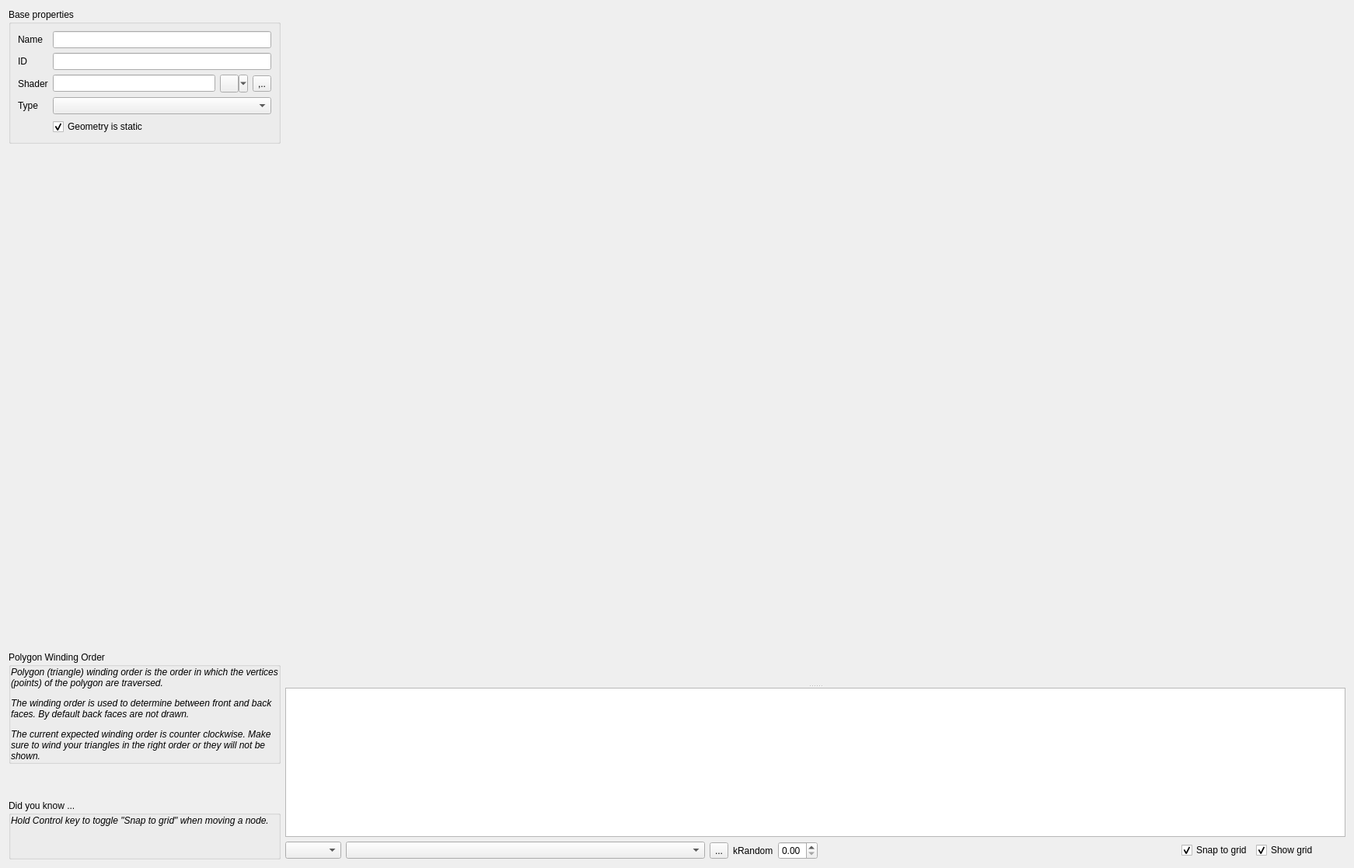
<?xml version="1.0" encoding="UTF-8"?>
<ui version="4.0">
 <class>ShapeWidget</class>
 <widget class="QWidget" name="ShapeWidget">
  <property name="geometry">
   <rect>
    <x>0</x>
    <y>0</y>
    <width>1742</width>
    <height>1117</height>
   </rect>
  </property>
  <property name="windowTitle">
   <string>Shape</string>
  </property>
  <property name="windowIcon">
   <iconset resource="../resource/resource.qrc">
    <normaloff>:/16x16_ico_png/polygon.png</normaloff>:/16x16_ico_png/polygon.png</iconset>
  </property>
  <layout class="QHBoxLayout" name="horizontalLayout_2">
   <item>
    <layout class="QVBoxLayout" name="verticalLayout">
     <item>
      <widget class="QGroupBox" name="baseProperties">
       <property name="sizePolicy">
        <sizepolicy hsizetype="Preferred" vsizetype="Preferred">
         <horstretch>0</horstretch>
         <verstretch>0</verstretch>
        </sizepolicy>
       </property>
       <property name="minimumSize">
        <size>
         <width>350</width>
         <height>0</height>
        </size>
       </property>
       <property name="maximumSize">
        <size>
         <width>350</width>
         <height>16777215</height>
        </size>
       </property>
       <property name="title">
        <string>Base properties</string>
       </property>
       <property name="flat">
        <bool>true</bool>
       </property>
       <layout class="QVBoxLayout" name="verticalLayout_6">
        <item>
         <layout class="QGridLayout" name="gridLayout">
          <item row="5" column="1">
           <widget class="QCheckBox" name="staticInstance">
            <property name="text">
             <string>Geometry is static</string>
            </property>
            <property name="checked">
             <bool>true</bool>
            </property>
           </widget>
          </item>
          <item row="2" column="1">
           <widget class="QLineEdit" name="ID">
            <property name="sizePolicy">
             <sizepolicy hsizetype="Preferred" vsizetype="Fixed">
              <horstretch>0</horstretch>
              <verstretch>0</verstretch>
             </sizepolicy>
            </property>
            <property name="readOnly">
             <bool>true</bool>
            </property>
           </widget>
          </item>
          <item row="0" column="1">
           <widget class="QLineEdit" name="name">
            <property name="sizePolicy">
             <sizepolicy hsizetype="Preferred" vsizetype="Fixed">
              <horstretch>0</horstretch>
              <verstretch>0</verstretch>
             </sizepolicy>
            </property>
           </widget>
          </item>
          <item row="0" column="0">
           <widget class="QLabel" name="label_28">
            <property name="sizePolicy">
             <sizepolicy hsizetype="Maximum" vsizetype="Preferred">
              <horstretch>0</horstretch>
              <verstretch>0</verstretch>
             </sizepolicy>
            </property>
            <property name="text">
             <string>Name</string>
            </property>
           </widget>
          </item>
          <item row="3" column="1">
           <layout class="QHBoxLayout" name="horizontalLayout_9">
            <item>
             <widget class="QLineEdit" name="shaderFile">
              <property name="readOnly">
               <bool>true</bool>
              </property>
             </widget>
            </item>
            <item>
             <widget class="QToolButton" name="btnAddShader">
              <property name="text">
               <string/>
              </property>
              <property name="icon">
               <iconset resource="../resource/resource.qrc">
                <normaloff>:/16x16_ico_png/add.png</normaloff>:/16x16_ico_png/add.png</iconset>
              </property>
              <property name="popupMode">
               <enum>QToolButton::MenuButtonPopup</enum>
              </property>
              <property name="toolButtonStyle">
               <enum>Qt::ToolButtonIconOnly</enum>
              </property>
              <property name="arrowType">
               <enum>Qt::NoArrow</enum>
              </property>
             </widget>
            </item>
            <item>
             <widget class="QToolButton" name="btnResetShader">
              <property name="enabled">
               <bool>true</bool>
              </property>
              <property name="toolTip">
               <string>Reset shader source to nothing</string>
              </property>
              <property name="text">
               <string>,..</string>
              </property>
              <property name="icon">
               <iconset resource="../resource/resource.qrc">
                <normaloff>:/16x16_ico_png/reset.png</normaloff>:/16x16_ico_png/reset.png</iconset>
              </property>
              <property name="autoRaise">
               <bool>false</bool>
              </property>
              <property name="arrowType">
               <enum>Qt::NoArrow</enum>
              </property>
             </widget>
            </item>
           </layout>
          </item>
          <item row="2" column="0">
           <widget class="QLabel" name="label_30">
            <property name="text">
             <string>ID</string>
            </property>
           </widget>
          </item>
          <item row="3" column="0">
           <widget class="QLabel" name="label_16">
            <property name="text">
             <string>Shader</string>
            </property>
           </widget>
          </item>
          <item row="4" column="0">
           <widget class="QLabel" name="label">
            <property name="text">
             <string>Type</string>
            </property>
           </widget>
          </item>
          <item row="4" column="1">
           <widget class="QComboBox" name="cmbMeshType"/>
          </item>
         </layout>
        </item>
       </layout>
      </widget>
     </item>
     <item>
      <spacer name="verticalSpacer">
       <property name="orientation">
        <enum>Qt::Vertical</enum>
       </property>
       <property name="sizeHint" stdset="0">
        <size>
         <width>20</width>
         <height>40</height>
        </size>
       </property>
      </spacer>
     </item>
     <item>
      <widget class="QGroupBox" name="help_2">
       <property name="sizePolicy">
        <sizepolicy hsizetype="Preferred" vsizetype="Preferred">
         <horstretch>0</horstretch>
         <verstretch>0</verstretch>
        </sizepolicy>
       </property>
       <property name="title">
        <string>Polygon Winding Order</string>
       </property>
       <property name="flat">
        <bool>true</bool>
       </property>
       <layout class="QVBoxLayout" name="verticalLayout_4">
        <property name="leftMargin">
         <number>0</number>
        </property>
        <property name="topMargin">
         <number>0</number>
        </property>
        <property name="rightMargin">
         <number>0</number>
        </property>
        <property name="bottomMargin">
         <number>0</number>
        </property>
        <item>
         <widget class="QLabel" name="lblHelp">
          <property name="text">
           <string>&lt;html&gt;&lt;head/&gt;&lt;body&gt;&lt;p&gt;&lt;span style=&quot; font-style:italic;&quot;&gt;Polygon (triangle) winding order is the order in which the vertices (points) of the polygon are traversed.&lt;/span&gt;&lt;/p&gt;&lt;p&gt;&lt;span style=&quot; font-style:italic;&quot;&gt;The winding order is used to determine between front and back faces. By default back faces are not drawn.&lt;/span&gt;&lt;/p&gt;&lt;p&gt;&lt;span style=&quot; font-style:italic;&quot;&gt;The current expected winding order is counter clockwise. Make sure to wind your triangles in the right order or they will not be shown.&lt;/span&gt;&lt;/p&gt;&lt;/body&gt;&lt;/html&gt;</string>
          </property>
          <property name="textFormat">
           <enum>Qt::AutoText</enum>
          </property>
          <property name="scaledContents">
           <bool>false</bool>
          </property>
          <property name="wordWrap">
           <bool>true</bool>
          </property>
          <property name="margin">
           <number>10</number>
          </property>
         </widget>
        </item>
       </layout>
      </widget>
     </item>
     <item>
      <spacer name="verticalSpacer_2">
       <property name="orientation">
        <enum>Qt::Vertical</enum>
       </property>
       <property name="sizeType">
        <enum>QSizePolicy::Maximum</enum>
       </property>
       <property name="sizeHint" stdset="0">
        <size>
         <width>20</width>
         <height>40</height>
        </size>
       </property>
      </spacer>
     </item>
     <item>
      <widget class="QGroupBox" name="help">
       <property name="title">
        <string>Did you know ...</string>
       </property>
       <property name="flat">
        <bool>true</bool>
       </property>
       <layout class="QVBoxLayout" name="verticalLayout_7">
        <property name="leftMargin">
         <number>0</number>
        </property>
        <property name="topMargin">
         <number>0</number>
        </property>
        <property name="rightMargin">
         <number>0</number>
        </property>
        <property name="bottomMargin">
         <number>0</number>
        </property>
        <item>
         <widget class="QLabel" name="lblHelp_2">
          <property name="text">
           <string>&lt;html&gt;&lt;head/&gt;&lt;body&gt;&lt;p&gt;&lt;span style=&quot; font-style:italic;&quot;&gt;Hold Control key to toggle &amp;quot;Snap to grid&amp;quot; when moving a node.&lt;/span&gt;&lt;/p&gt;&lt;p&gt;&lt;br/&gt;&lt;/p&gt;&lt;/body&gt;&lt;/html&gt;</string>
          </property>
          <property name="textFormat">
           <enum>Qt::AutoText</enum>
          </property>
          <property name="scaledContents">
           <bool>false</bool>
          </property>
          <property name="wordWrap">
           <bool>true</bool>
          </property>
          <property name="margin">
           <number>10</number>
          </property>
         </widget>
        </item>
       </layout>
      </widget>
     </item>
    </layout>
   </item>
   <item>
    <layout class="QVBoxLayout" name="verticalLayout_2">
     <item>
      <widget class="QSplitter" name="splitter">
       <property name="sizePolicy">
        <sizepolicy hsizetype="Preferred" vsizetype="Expanding">
         <horstretch>0</horstretch>
         <verstretch>0</verstretch>
        </sizepolicy>
       </property>
       <property name="orientation">
        <enum>Qt::Vertical</enum>
       </property>
       <widget class="gui::GfxWidget" name="widget">
        <property name="sizePolicy">
         <sizepolicy hsizetype="MinimumExpanding" vsizetype="MinimumExpanding">
          <horstretch>0</horstretch>
          <verstretch>1</verstretch>
         </sizepolicy>
        </property>
        <property name="minimumSize">
         <size>
          <width>0</width>
          <height>0</height>
         </size>
        </property>
        <property name="focusPolicy">
         <enum>Qt::StrongFocus</enum>
        </property>
       </widget>
       <widget class="QTableView" name="tableView">
        <property name="sizePolicy">
         <sizepolicy hsizetype="Preferred" vsizetype="Preferred">
          <horstretch>0</horstretch>
          <verstretch>0</verstretch>
         </sizepolicy>
        </property>
        <property name="editTriggers">
         <set>QAbstractItemView::DoubleClicked</set>
        </property>
        <property name="selectionMode">
         <enum>QAbstractItemView::SingleSelection</enum>
        </property>
        <property name="selectionBehavior">
         <enum>QAbstractItemView::SelectRows</enum>
        </property>
        <attribute name="horizontalHeaderStretchLastSection">
         <bool>false</bool>
        </attribute>
        <attribute name="verticalHeaderVisible">
         <bool>false</bool>
        </attribute>
        <attribute name="verticalHeaderDefaultSectionSize">
         <number>27</number>
        </attribute>
       </widget>
      </widget>
     </item>
     <item>
      <layout class="QHBoxLayout" name="horizontalLayout">
       <item>
        <widget class="QComboBox" name="cmbGrid"/>
       </item>
       <item>
        <widget class="QComboBox" name="blueprints">
         <property name="sizePolicy">
          <sizepolicy hsizetype="Expanding" vsizetype="Fixed">
           <horstretch>0</horstretch>
           <verstretch>0</verstretch>
          </sizepolicy>
         </property>
         <property name="toolTip">
          <string>Select material blueprint for drawing the shape</string>
         </property>
         <property name="placeholderText">
          <string>Select Material Blueprint</string>
         </property>
        </widget>
       </item>
       <item>
        <widget class="QToolButton" name="btnResetBlueprint">
         <property name="toolTip">
          <string>Reset material blueprint to nothing</string>
         </property>
         <property name="text">
          <string>...</string>
         </property>
         <property name="icon">
          <iconset resource="../resource/resource.qrc">
           <normaloff>:/16x16_ico_png/reset.png</normaloff>:/16x16_ico_png/reset.png</iconset>
         </property>
         <property name="autoRaise">
          <bool>false</bool>
         </property>
         <property name="arrowType">
          <enum>Qt::NoArrow</enum>
         </property>
        </widget>
       </item>
       <item>
        <widget class="QLabel" name="lblRandom">
         <property name="text">
          <string>kRandom</string>
         </property>
        </widget>
       </item>
       <item>
        <widget class="QDoubleSpinBox" name="kRandom">
         <property name="toolTip">
          <string>Random uniform value</string>
         </property>
         <property name="maximum">
          <double>1.000000000000000</double>
         </property>
         <property name="singleStep">
          <double>0.100000000000000</double>
         </property>
         <property name="stepType">
          <enum>QAbstractSpinBox::AdaptiveDecimalStepType</enum>
         </property>
        </widget>
       </item>
       <item>
        <spacer name="horizontalSpacer_2">
         <property name="orientation">
          <enum>Qt::Horizontal</enum>
         </property>
         <property name="sizeType">
          <enum>QSizePolicy::MinimumExpanding</enum>
         </property>
         <property name="sizeHint" stdset="0">
          <size>
           <width>40</width>
           <height>20</height>
          </size>
         </property>
        </spacer>
       </item>
       <item>
        <widget class="QCheckBox" name="chkSnap">
         <property name="text">
          <string>Snap to grid</string>
         </property>
         <property name="checked">
          <bool>true</bool>
         </property>
        </widget>
       </item>
       <item>
        <widget class="QCheckBox" name="chkShowGrid">
         <property name="text">
          <string>Show grid</string>
         </property>
         <property name="checked">
          <bool>true</bool>
         </property>
        </widget>
       </item>
       <item>
        <widget class="color_widgets::ColorSelector" name="widgetColor">
         <property name="minimumSize">
          <size>
           <width>30</width>
           <height>20</height>
          </size>
         </property>
         <property name="focusPolicy">
          <enum>Qt::TabFocus</enum>
         </property>
        </widget>
       </item>
      </layout>
     </item>
    </layout>
   </item>
  </layout>
  <action name="actionNewTriangleFan">
   <property name="checkable">
    <bool>true</bool>
   </property>
   <property name="icon">
    <iconset resource="../resource/resource.qrc">
     <normaloff>:/32x32_ico_png/triangle_fan.png</normaloff>:/32x32_ico_png/triangle_fan.png</iconset>
   </property>
   <property name="text">
    <string>Triangle Fan</string>
   </property>
  </action>
  <action name="actionSave">
   <property name="icon">
    <iconset resource="../resource/resource.qrc">
     <normaloff>:/32x32_ico_png/save.png</normaloff>:/32x32_ico_png/save.png</iconset>
   </property>
   <property name="text">
    <string>Save</string>
   </property>
   <property name="toolTip">
    <string>Save the shape</string>
   </property>
   <property name="shortcut">
    <string>Ctrl+S</string>
   </property>
  </action>
  <action name="actionPlay">
   <property name="icon">
    <iconset resource="../resource/resource.qrc">
     <normaloff>:/32x32_ico_png/play.png</normaloff>:/32x32_ico_png/play.png</iconset>
   </property>
   <property name="text">
    <string>Play</string>
   </property>
   <property name="shortcut">
    <string>F5</string>
   </property>
  </action>
  <action name="actionStop">
   <property name="icon">
    <iconset resource="../resource/resource.qrc">
     <normaloff>:/32x32_ico_png/stop.png</normaloff>:/32x32_ico_png/stop.png</iconset>
   </property>
   <property name="text">
    <string>Stop</string>
   </property>
   <property name="shortcut">
    <string>Esc</string>
   </property>
  </action>
  <action name="actionPause">
   <property name="icon">
    <iconset resource="../resource/resource.qrc">
     <normaloff>:/32x32_ico_png/pause.png</normaloff>:/32x32_ico_png/pause.png</iconset>
   </property>
   <property name="text">
    <string>Pause</string>
   </property>
   <property name="shortcut">
    <string>F7</string>
   </property>
  </action>
  <action name="actionClear">
   <property name="enabled">
    <bool>false</bool>
   </property>
   <property name="icon">
    <iconset resource="../resource/resource.qrc">
     <normaloff>:/32x32_ico_png/log_empty.png</normaloff>:/32x32_ico_png/log_empty.png</iconset>
   </property>
   <property name="text">
    <string>Clear</string>
   </property>
   <property name="toolTip">
    <string>Clear all vertices</string>
   </property>
  </action>
  <action name="actionShowShader">
   <property name="icon">
    <iconset resource="../resource/resource.qrc">
     <normaloff>:/16x16_ico_png/style_edit.png</normaloff>:/16x16_ico_png/style_edit.png</iconset>
   </property>
   <property name="text">
    <string>Show Source</string>
   </property>
   <property name="toolTip">
    <string>Show the final shader source</string>
   </property>
  </action>
  <action name="actionCustomizeShader">
   <property name="icon">
    <iconset resource="../resource/resource.qrc">
     <normaloff>:/16x16_ico_png/edit.png</normaloff>:/16x16_ico_png/edit.png</iconset>
   </property>
   <property name="text">
    <string>Customize Shader</string>
   </property>
   <property name="toolTip">
    <string>Customize a built-in shader</string>
   </property>
  </action>
 </widget>
 <customwidgets>
  <customwidget>
   <class>color_widgets::ColorPreview</class>
   <extends>QWidget</extends>
   <header>color_preview.hpp</header>
  </customwidget>
  <customwidget>
   <class>color_widgets::ColorSelector</class>
   <extends>color_widgets::ColorPreview</extends>
   <header>color_selector.hpp</header>
  </customwidget>
  <customwidget>
   <class>gui::GfxWidget</class>
   <extends>QWidget</extends>
   <header>gfxwidget.h</header>
   <container>1</container>
  </customwidget>
 </customwidgets>
 <tabstops>
  <tabstop>name</tabstop>
  <tabstop>ID</tabstop>
  <tabstop>shaderFile</tabstop>
  <tabstop>btnAddShader</tabstop>
  <tabstop>btnResetShader</tabstop>
  <tabstop>cmbMeshType</tabstop>
  <tabstop>staticInstance</tabstop>
  <tabstop>widget</tabstop>
  <tabstop>tableView</tabstop>
  <tabstop>cmbGrid</tabstop>
  <tabstop>blueprints</tabstop>
  <tabstop>btnResetBlueprint</tabstop>
  <tabstop>kRandom</tabstop>
  <tabstop>chkSnap</tabstop>
  <tabstop>chkShowGrid</tabstop>
  <tabstop>widgetColor</tabstop>
 </tabstops>
 <resources>
  <include location="../resource/resource.qrc"/>
 </resources>
 <connections/>
</ui>
